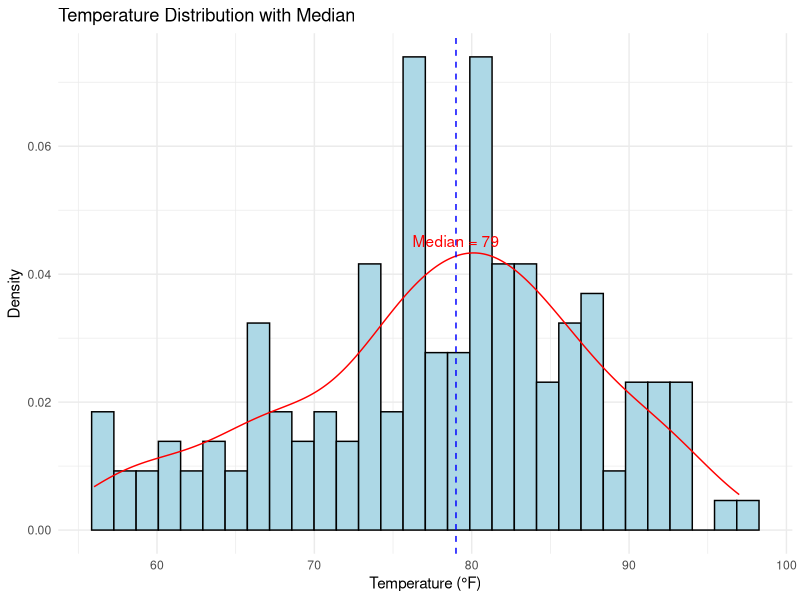
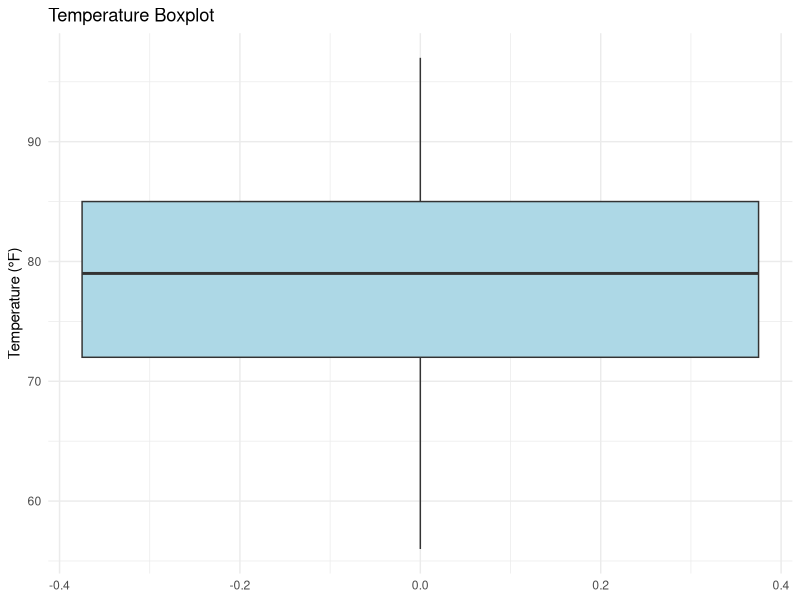
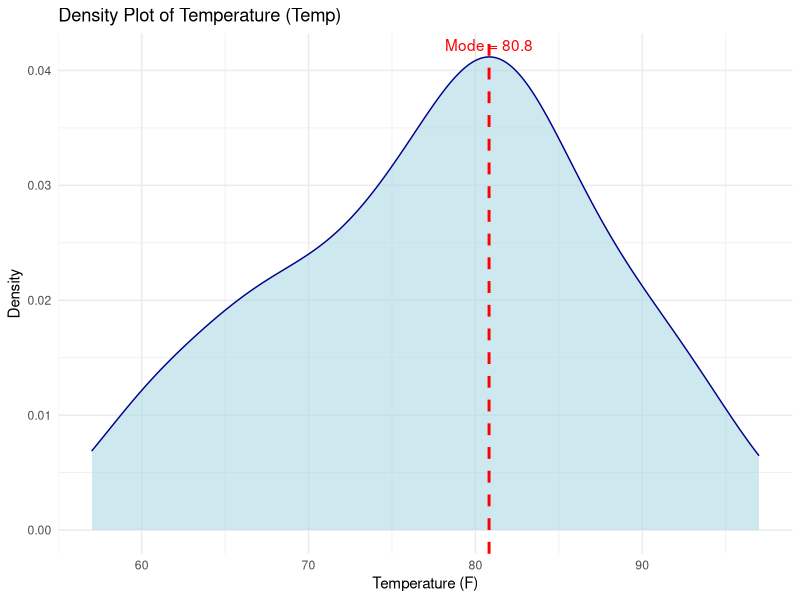
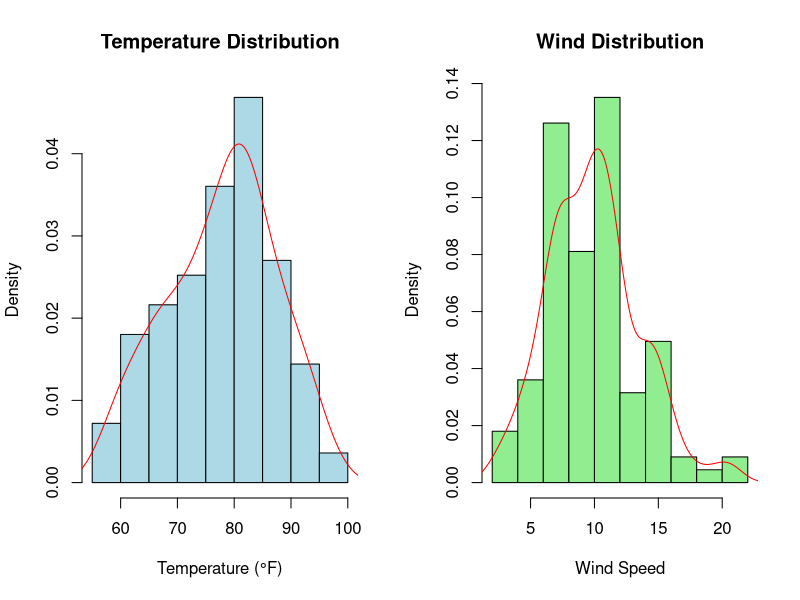

Here is the R script that generated these plots, in order:
## ---- chunk 1
knitr::opts_chunk$set(echo = TRUE, warning = FALSE, message = FALSE)
library(ggplot2)
library(tidyverse)
## ---- chunk 2
# Load the airquality dataset
data(airquality)

# Basic summary of Temp and Wind variables
summary(airquality[c("Temp", "Wind")])
## ---- chunk 3
median_temp = median(airquality$Temp, na.rm = TRUE)
temp_density <- density(airquality$Temp)
# Create histogram with density plot for Temperature
ggplot(airquality, aes(x = Temp)) +
  geom_histogram(aes(y = ..density..), bins = 30, fill = "lightblue", color = "black") +
  geom_density(color = "red") +
  geom_vline(xintercept = median(airquality$Temp), color = "blue", linetype = "dashed") +
  annotate("text", x = median_temp, y = max(temp_density$y), 
           label = paste("Median =", round(median_temp, 1)), 
           vjust = -0.5, color = "red") +
  labs(title = "Temperature Distribution with Median",
       x = "Temperature (°F)",
       y = "Density") +
  theme_minimal()
## ---- chunk 4
# Create boxplot for Temperature
ggplot(airquality, aes(y = Temp)) +
  geom_boxplot(fill = "lightblue") +
  labs(title = "Temperature Boxplot",
       y = "Temperature (°F)") +
  theme_minimal()
## ---- chunk 5
# Calculate median and mode
temp_median <- median(airquality$Temp)
density_temp <- density(airquality$Temp)
temp_mode <- density_temp$x[which.max(density_temp$y)]

# Print the calculated values
print(density_temp)
cat("\nTemperature Median:", temp_median, "°F\n")
cat("Temperature Mode (density peak):", round(temp_mode, 1), "°F\n")
## ---- chunk 6
# Remove NA values if any
airquality <- na.omit(airquality)

# Estimate the mode from density
temp_density <- density(airquality$Temp)
mode_temp <- temp_density$x[which.max(temp_density$y)]

# Plot density with mode line
ggplot(airquality, aes(x = Temp)) +
  geom_density(fill = "lightblue", color = "darkblue", alpha = 0.6) +
  geom_vline(aes(xintercept = mode_temp), color = "red", linetype = "dashed", size = 1) +
  annotate("text", x = mode_temp, y = max(temp_density$y), 
           label = paste("Mode =", round(mode_temp, 1)), 
           vjust = -0.5, color = "red") +
  labs(title = "Density Plot of Temperature (Temp)",
       x = "Temperature (F)",
       y = "Density") +
  theme_minimal()
## ---- chunk 7
# Create side-by-side histograms with density plots
par(mfrow = c(1, 2))

# Temperature distribution
hist(airquality$Temp, prob = TRUE, main = "Temperature Distribution",
     xlab = "Temperature (°F)", col = "lightblue", border = "black")
lines(density(airquality$Temp), col = "red")

# Wind distribution
hist(airquality$Wind, prob = TRUE, main = "Wind Distribution",
     xlab = "Wind Speed", col = "lightgreen", border = "black")
lines(density(airquality$Wind), col = "red")

# Reset plotting parameters
par(mfrow = c(1, 1))
## ---- chunk 8
# Perform Shapiro-Wilk test for normality
temp_shapiro <- shapiro.test(airquality$Temp)
wind_shapiro <- shapiro.test(airquality$Wind)

# Print test results
cat("\nShapiro-Wilk test for Temperature:\n")
print(temp_shapiro)
cat("\nShapiro-Wilk test for Wind:\n")
print(wind_shapiro)
## ---- chunk 9
# Calculate summary statistics for both variables
temp_summary <- c(
  mean = mean(airquality$Temp),
  sd = sd(airquality$Temp),
  median = median(airquality$Temp),
  IQR = IQR(airquality$Temp)
)

wind_summary <- c(
  mean = mean(airquality$Wind),
  sd = sd(airquality$Wind),
  median = median(airquality$Wind),
  IQR = IQR(airquality$Wind)
)

# Print summary statistics
cat("\nTemperature Summary Statistics:\n")
print(round(temp_summary, 2))
cat("\nWind Summary Statistics:\n")
print(round(wind_summary, 2))
